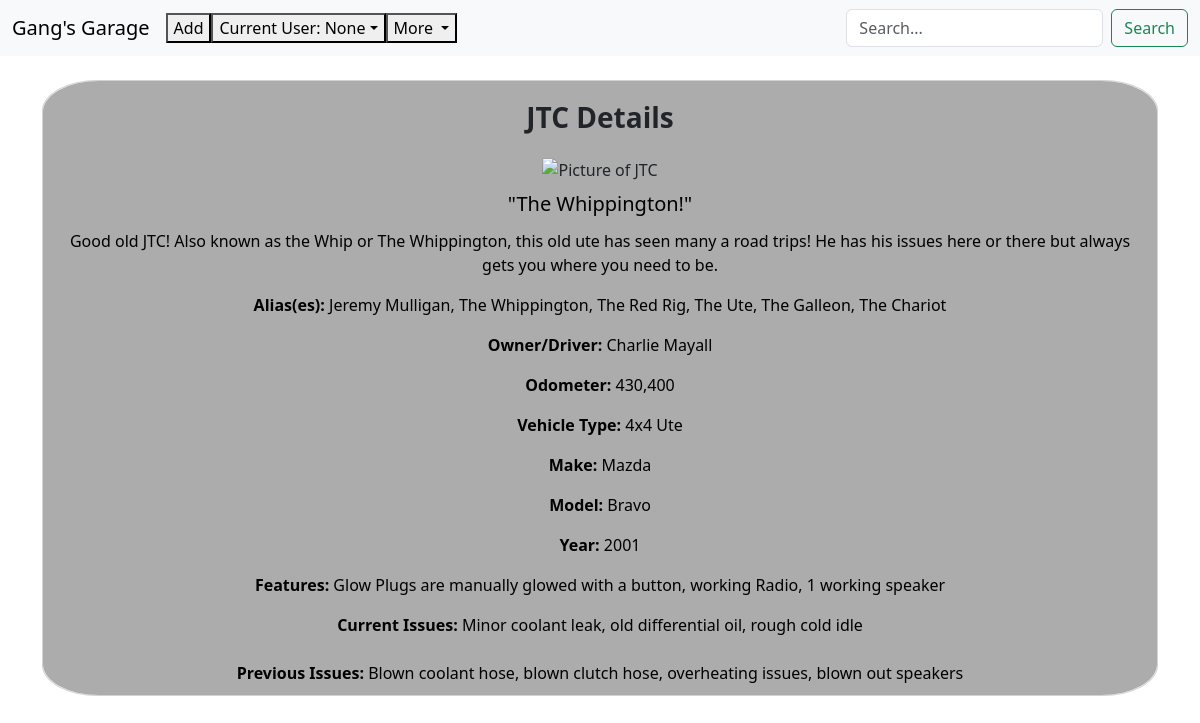
The app's page /view_vehicle?id=1 with its own data.
### models.py (models this page shows, shortened)
class Vehicle(db.Model):
    id = db.Column(db.Integer, primary_key=True)
    image = db.Column(db.String, nullable=True)
    name = db.Column(db.String(100), nullable=False)
    alias = db.Column(db.String(100), nullable=True)
    quote = db.Column(db.String(100), nullable = True)
    description = db.Column(db.Text)
    odometer =  db.Column(db.String(100), nullable = True)
    owner = db.Column(db.String(100), nullable = True)
    type = db.Column(db.String(100), nullable=True)
    make = db.Column(db.String(100), nullable=True)
    model = db.Column(db.String(100), nullable=True)
    year = db.Column(db.Integer, nullable = True)
    features = db.Column(db.Text)
    currentissues = db.Column(db.Text)
    previousissues = db.Column(db.Text)
    databaseid = db.Column(db.Integer, nullable = False)

### views.py (the view)
    @app.route('/view_vehicle', methods=['GET'])
    def view_vehicle():
        ActiveUser=request.args.get('ActiveUser')
        userid=request.args.get('userid')
        id = request.args.get('id')
        vehicle = Vehicle.query.get(id)
        return render_template('view_vehicle.html', vehicle = vehicle, ActiveUser=ActiveUser, userid=userid)

### templates/view_vehicle.html
{% extends "base.html" %} {% block title %}Home{% endblock %}{% block content %}
<div class="card mb-3 text-center justify-content-center">
      <div class="container background padding">
        <h3 class="text-center justify-content-center padding"><b>{{vehicle.name}} Details</b></h3>
          <div class="container">
            <img
              src="{{vehicle.image}}"
              class="card-img-top text-center justify-content-center smallpadding"
              style="width: 800px"
              alt="Picture of {{vehicle.name}}"
            />
          </div>
          <div class="container">
        <h5 class="card-text text-center smallpadding">"{{vehicle.quote}}"</h5>
        <p class="card-text text-center"><b></b>{{vehicle.description}}</p>
        <p class="card-text"><b>Alias(es): </b> {{vehicle.alias}}</p>
        <p class="card-text"><b>Owner/Driver: </b> {{vehicle.owner}}</p>
        <p class="card-text"><b>Odometer: </b>{{vehicle.odometer}}</p>
        <p class="card-text"><b>Vehicle Type: </b> {{vehicle.type}}</p>
        <p class="card-text"><b>Make: </b>{{vehicle.make}}</p>
        <p class="card-text"><b>Model:</b> {{vehicle.model}}</p>
        <p class="card-text"><b>Year: </b>{{vehicle.year}}</p>
        <p class="card-text"><b>Features: </b>{{vehicle.features}}</p>
        <p class="card-text">
          <b>Current Issues: </b> {{vehicle.currentissues}} <br />
          <br /><b>Previous Issues: </b>{{vehicle.previousissues}}
          <br>
        </p>
      </div>
    </div>
  </div>
</div>
{%endblock%}

### templates/base.html (shortened to what this page needs)
<!DOCTYPE html>
<html lang="en">
    <head>
        <link
            href="https://cdn.jsdelivr.net/npm/bootstrap@5.3.3/dist/css/bootstrap.min.css"
            rel="stylesheet"
        />
        <link
        rel="stylesheet"
        href="{{ url_for('static', filename='css/custom.css') }}"
        />
    </head>
    <body>
    </body>
        <nav class="navbar navbar-expand-lg bg-body-tertiary">
            <div class="container-fluid">
                <a class="navbar-brand" href="{{url_for('menu', ActiveUser=ActiveUser, userid=userid)}}">Gang's Garage</a>
            <div class="collapse navbar-collapse" id="navbarSupportedContent">
                <ul class="navbar-nav me-auto mb-2 mb-lg-0">
                    <button
                        type="button"
                        data-bs-toggle="modal"
                        data-bs-target="#exampleModal"
                    >
                        Add
                    </button>
                    <li class="nav-item dropdown">
                        <button class="dropdown-toggle"
                            href="#"
                            role="button"
                            data-bs-toggle="dropdown"
                            aria-expanded="false"
                        >
                            Current User: {{ ActiveUser }}</button>
                    </li>
                    <li class="nav-item dropdown">
                        <button
                            class="dropdown-toggle"
                            href="#"
                            role="button"
                            data-bs-toggle="dropdown"
                            aria-expanded="false"
                        >
                            More
                    </button>
                    </li>
                </ul>
                <form class="d-flex" action = "/search" method = "POST" role="search">
                    <input
                        name = "name"
                        class="form-control me-2"
                        type="search"
                        placeholder="Search..."
                        aria-label="Search"
                    />
                    <button class="btn btn-outline-success" type="submit" >Search</button>
                </form>
            </div>
        </div>
    </nav>
    <div class="container mt-4">{% block content%} {% endblock %}</div>
</html>

### static/css/custom.css (style rules this page uses)
.card { transition: transform 0.1s ease-in-out; }
.card-img-top { border-radius: 5%; }
.padding { padding: 10px; }
.smallpadding { padding: 5px; }
.background { background-color: #acacac; border-radius: 5%; }
.card { border-radius: 5%; }
.card-text { color: black; }

### records on screen
Vehicle: name "JTC", quote "The Whippington!", description "Good old JTC! Also known as the Whip or The Whippington, this old ute has seen many a road trips! He has his issues here or there but always gets you where you need to be.", alias "Jeremy Mulligan, The Whippington, The Red Rig, The Ute, The Galleon, The Chariot", owner "Charlie Mayall", odometer "430,400", type "4x4 Ute", make "Mazda", model "Bravo", year "2001", features "Glow Plugs are manually glowed with a button, working Radio, 1 working speaker", currentissues "Minor coolant leak, old differential oil, rough cold idle", previousissues "Blown coolant hose, blown clutch hose, overheating issues, blown out speakers"

### other values on screen
{{ ActiveUser }} "None"
